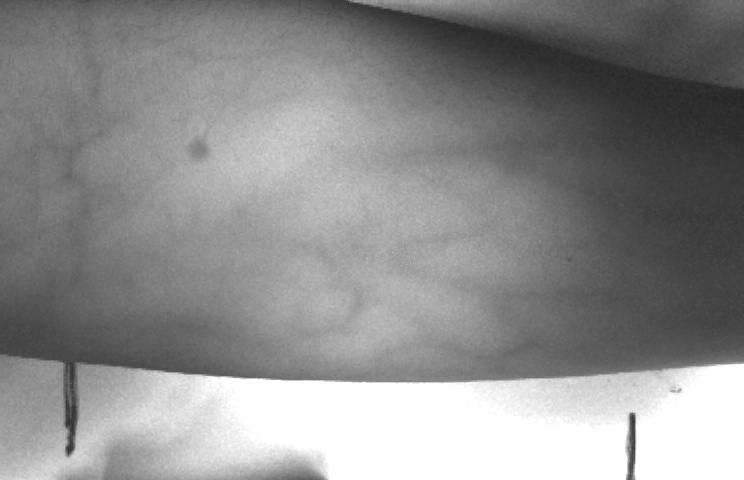
#> input picture color/src/saturation.jpg, 744 x 480 px
$ python -i featuremat_noscale.py   (imports and definitions only)   (older library calls are emulated)
#> lines starting #> are read from the running program, lines starting #| are printed output that depends on the picture
#> further down, picture is the input picture: shape (480, 744, 3); min 36, max 255, mean 141
# -*- coding: utf-8 -*-
"""
Created on Thu Sep 08 09:46:31 2016
@author: Quek Yu Yang
"""
import numpy as np
import cv2
import sys

class FeatureMatMaker(object):
    def __init__(self,img):
        assert np.size(img,2) == 3
        assert img.dtype == 'uint8'
        self.scale = 3
        self.img = img
        self.num_features = 30

    def getMat(self):
        nf = self.num_features   # Short for number of features
        shape = (np.size(self.img,0),np.size(self.img,1),nf+1)
#> shape = (480, 744, 31)
        feature_cube = np.zeros(shape)
        scaled = getScaledImg(self.img,self.scale)
        first = scaled[:,:,0]   #first,second and third slice in axis 2
        second = scaled[:,:,1]
        third = scaled[:,:,2]

        x1 = cv2.Sobel(first,cv2.CV_64F,1,0)[:,:,np.newaxis]
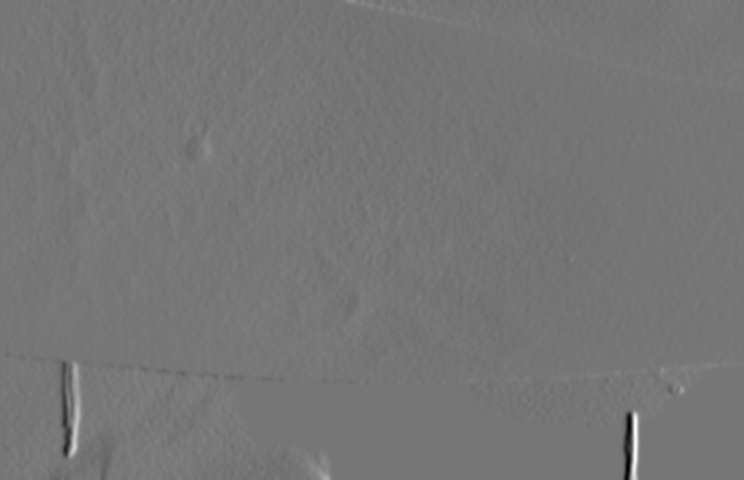
#> x1: shape (480, 744, 1) float64; min -261.9, max 302, mean -0.1; drawn with min black and max white
        y1 = cv2.Sobel(first,cv2.CV_64F,0,1)[:,:,np.newaxis]
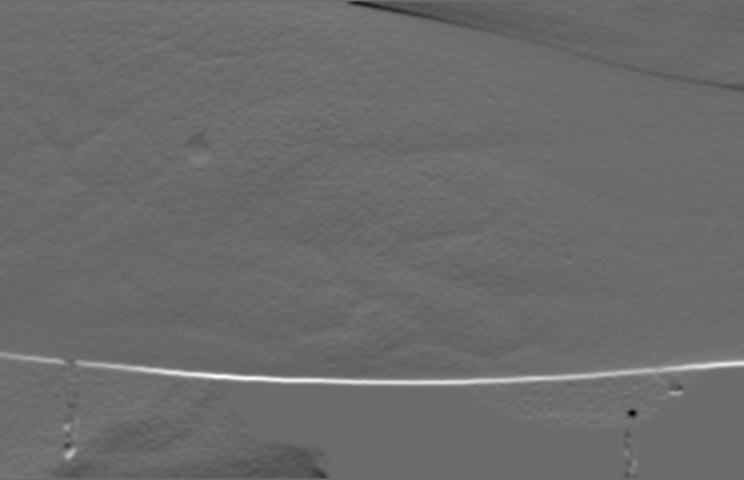
#> y1: shape (480, 744, 1) float64; min -190.4, max 262.3, mean 1.8; drawn with min black and max white
        xx1 = cv2.Sobel(first,cv2.CV_64F,2,0)[:,:,np.newaxis]
        yy1 = cv2.Sobel(first,cv2.CV_64F,0,2)[:,:,np.newaxis]
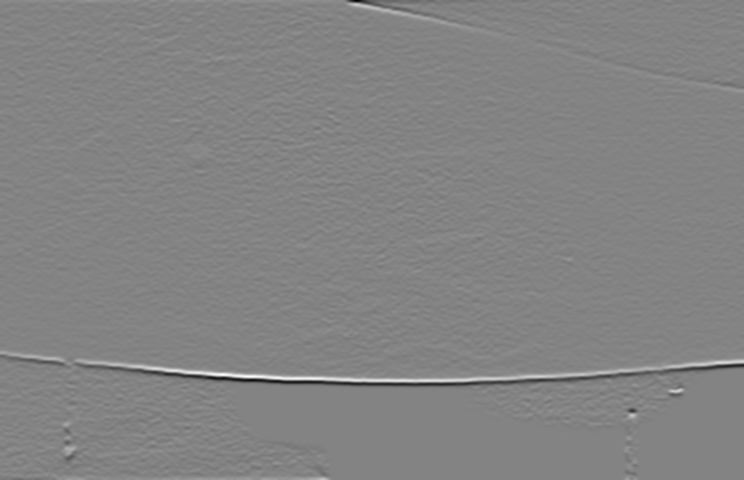
#> yy1: shape (480, 744, 1) float64; min -48.22, max 45.29, mean 0; drawn with min black and max white
        xy1 = cv2.Sobel(first,cv2.CV_64F,1,1)[:,:,np.newaxis]
        xxx1 = cv2.Sobel(first,cv2.CV_64F,3,0,ksize=5)[:,:,np.newaxis]
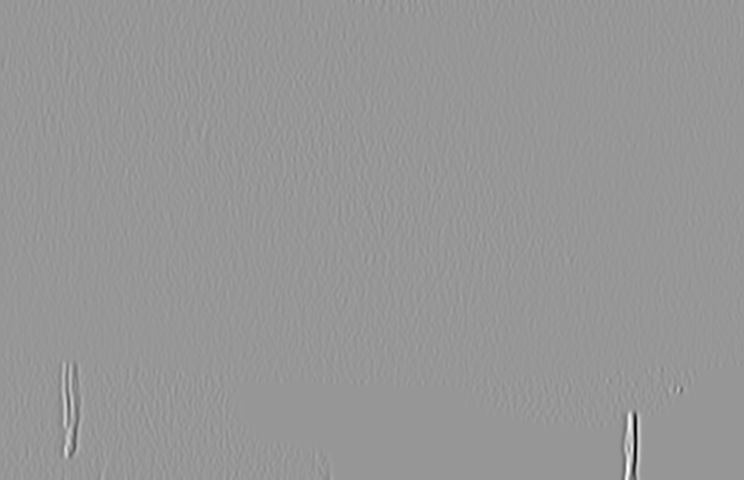
#> xxx1: shape (480, 744, 1) float64; min -346.9, max 239.5, mean 0; drawn with min black and max white
        xxy1 = cv2.Sobel(first,cv2.CV_64F,2,1,ksize=5)[:,:,np.newaxis]
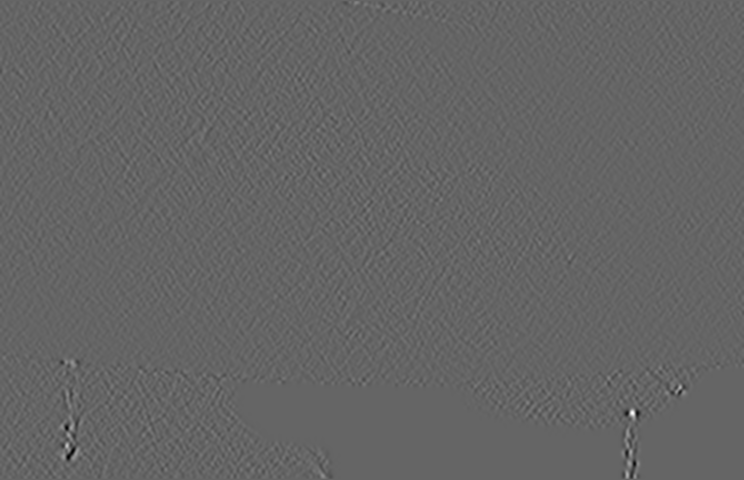
#> xxy1: shape (480, 744, 1) float64; min -52.22, max 79.56, mean 0; drawn with min black and max white
        xyy1 = cv2.Sobel(first,cv2.CV_64F,1,2,ksize=5)[:,:,np.newaxis]
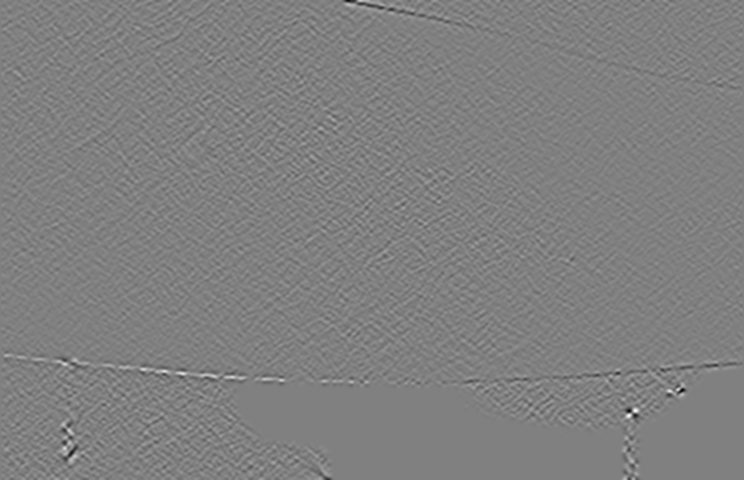
#> xyy1: shape (480, 744, 1) float64; min -43.96, max 43.47, mean 0; drawn with min black and max white
        yyy1 = cv2.Sobel(first,cv2.CV_64F,0,3,ksize=5)[:,:,np.newaxis]

        x2 = cv2.Sobel(second,cv2.CV_64F,1,0)[:,:,np.newaxis]
        y2 = cv2.Sobel(second,cv2.CV_64F,0,1)[:,:,np.newaxis]
        xx2 = cv2.Sobel(second,cv2.CV_64F,2,0)[:,:,np.newaxis]
        yy2 = cv2.Sobel(second,cv2.CV_64F,0,2)[:,:,np.newaxis]
        xy2 = cv2.Sobel(second,cv2.CV_64F,1,1)[:,:,np.newaxis]
        xxx2 = cv2.Sobel(second,cv2.CV_64F,3,0,ksize=5)[:,:,np.newaxis]
        xxy2 = cv2.Sobel(second,cv2.CV_64F,2,1,ksize=5)[:,:,np.newaxis]
        xyy2 = cv2.Sobel(second,cv2.CV_64F,1,2,ksize=5)[:,:,np.newaxis]
        yyy2 = cv2.Sobel(second,cv2.CV_64F,0,3,ksize=5)[:,:,np.newaxis]

        x3 = cv2.Sobel(third,cv2.CV_64F,1,0)[:,:,np.newaxis]
        y3 = cv2.Sobel(third,cv2.CV_64F,0,1)[:,:,np.newaxis]
        xx3 = cv2.Sobel(third,cv2.CV_64F,2,0)[:,:,np.newaxis]
        yy3 = cv2.Sobel(third,cv2.CV_64F,0,2)[:,:,np.newaxis]
        xy3 = cv2.Sobel(third,cv2.CV_64F,1,1)[:,:,np.newaxis]
        xxx3 = cv2.Sobel(third,cv2.CV_64F,3,0,ksize=5)[:,:,np.newaxis]
        xxy3 = cv2.Sobel(third,cv2.CV_64F,2,1,ksize=5)[:,:,np.newaxis]
        xyy3 = cv2.Sobel(third,cv2.CV_64F,1,2,ksize=5)[:,:,np.newaxis]
        yyy3 = cv2.Sobel(third,cv2.CV_64F,0,3,ksize=5)[:,:,np.newaxis]

        first = first[:,:,np.newaxis]
        second = second[:,:,np.newaxis]
        third = third[:,:,np.newaxis]
        feature_cube[:,:,1:] = np.concatenate((first,x1,y1,xx1,yy1,xy1,xxx1,xxy1,xyy1,yyy1,
                                               second,x2,y2,xx2,yy2,xy2,xxx2,xxy2,xyy2,yyy2,
                                               third,x3,y3,xx3,yy3,xy3,xxx3,xxy3,xyy3,yyy3,),
                                               axis=2)

        feature_mat = np.reshape(feature_cube,(shape[0]*shape[1],shape[2]),'F')
        feature_mat = self.featureScale(feature_mat)
        feature_mat[:,0] = 1  # First element of each feature vector is 1
        return feature_mat

    # [211 lines left out: functions getTrainMat, getRandInd, getDerivMat, rotateImgAndInd, not called in this run]

    def featureScale(self,feature_mat):
        feature_mean = feature_mat.mean(axis=0)
#> feature_mean = 31 values, max 141 at index 1, min -0.0671 at index 2, mean 13.81
        feature_std = np.std(feature_mat,axis=0)
#> feature_std = 31 values, max 58.69 at index 1, min 0 at index 0, mean 12.07
        feature_mean = np.repeat(feature_mean[np.newaxis,:],feature_mat.shape[0],axis=0)
        feature_std = np.repeat(feature_std[np.newaxis,:],feature_mat.shape[0],axis=0)
        scaled = (feature_mat-feature_mean)/feature_std
        return scaled

def getScaledImg(img,scale):
    sigma = np.sqrt(scale)
    size = int(np.ceil(sigma)*10+1)
    img = img.astype(np.float64)
    scaled_img = cv2.GaussianBlur(img,(size,size),sigma)
    return scaled_img

>>> import cv2
>>> picture = cv2.imread('saturation.jpg')
>>> result = FeatureMatMaker(picture).getMat()
